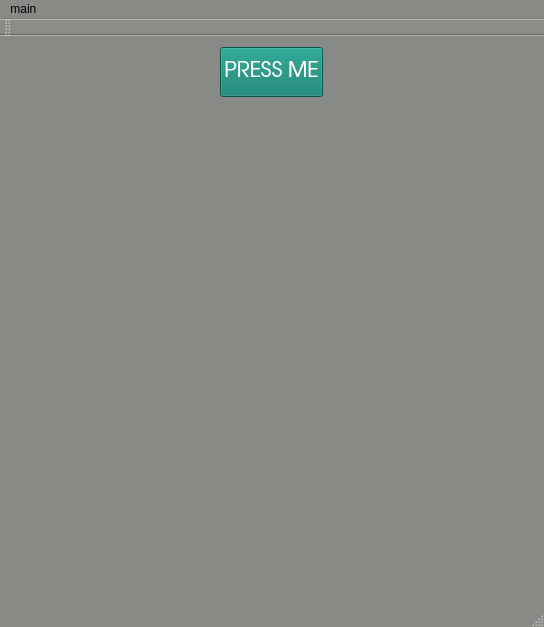
<?xml version="1.0" encoding="UTF-8"?>
<ui version="4.0">
 <class>MainWindow</class>
 <widget class="QMainWindow" name="MainWindow">
  <property name="geometry">
   <rect>
    <x>0</x>
    <y>0</y>
    <width>544</width>
    <height>627</height>
   </rect>
  </property>
  <property name="palette">
   <palette>
    <active>
     <colorrole role="WindowText">
      <brush brushstyle="SolidPattern">
       <color alpha="255">
        <red>0</red>
        <green>0</green>
        <blue>0</blue>
       </color>
      </brush>
     </colorrole>
     <colorrole role="Button">
      <brush brushstyle="SolidPattern">
       <color alpha="255">
        <red>136</red>
        <green>138</green>
        <blue>133</blue>
       </color>
      </brush>
     </colorrole>
     <colorrole role="Light">
      <brush brushstyle="SolidPattern">
       <color alpha="255">
        <red>204</red>
        <green>207</green>
        <blue>200</blue>
       </color>
      </brush>
     </colorrole>
     <colorrole role="Midlight">
      <brush brushstyle="SolidPattern">
       <color alpha="255">
        <red>170</red>
        <green>172</green>
        <blue>166</blue>
       </color>
      </brush>
     </colorrole>
     <colorrole role="Dark">
      <brush brushstyle="SolidPattern">
       <color alpha="255">
        <red>68</red>
        <green>69</green>
        <blue>66</blue>
       </color>
      </brush>
     </colorrole>
     <colorrole role="Mid">
      <brush brushstyle="SolidPattern">
       <color alpha="255">
        <red>91</red>
        <green>92</green>
        <blue>89</blue>
       </color>
      </brush>
     </colorrole>
     <colorrole role="Text">
      <brush brushstyle="SolidPattern">
       <color alpha="255">
        <red>0</red>
        <green>0</green>
        <blue>0</blue>
       </color>
      </brush>
     </colorrole>
     <colorrole role="BrightText">
      <brush brushstyle="SolidPattern">
       <color alpha="255">
        <red>255</red>
        <green>255</green>
        <blue>255</blue>
       </color>
      </brush>
     </colorrole>
     <colorrole role="ButtonText">
      <brush brushstyle="SolidPattern">
       <color alpha="255">
        <red>0</red>
        <green>0</green>
        <blue>0</blue>
       </color>
      </brush>
     </colorrole>
     <colorrole role="Base">
      <brush brushstyle="SolidPattern">
       <color alpha="255">
        <red>255</red>
        <green>255</green>
        <blue>255</blue>
       </color>
      </brush>
     </colorrole>
     <colorrole role="Window">
      <brush brushstyle="SolidPattern">
       <color alpha="255">
        <red>136</red>
        <green>138</green>
        <blue>133</blue>
       </color>
      </brush>
     </colorrole>
     <colorrole role="Shadow">
      <brush brushstyle="SolidPattern">
       <color alpha="255">
        <red>0</red>
        <green>0</green>
        <blue>0</blue>
       </color>
      </brush>
     </colorrole>
     <colorrole role="AlternateBase">
      <brush brushstyle="SolidPattern">
       <color alpha="255">
        <red>195</red>
        <green>196</green>
        <blue>194</blue>
       </color>
      </brush>
     </colorrole>
     <colorrole role="ToolTipBase">
      <brush brushstyle="SolidPattern">
       <color alpha="255">
        <red>255</red>
        <green>255</green>
        <blue>220</blue>
       </color>
      </brush>
     </colorrole>
     <colorrole role="ToolTipText">
      <brush brushstyle="SolidPattern">
       <color alpha="255">
        <red>0</red>
        <green>0</green>
        <blue>0</blue>
       </color>
      </brush>
     </colorrole>
    </active>
    <inactive>
     <colorrole role="WindowText">
      <brush brushstyle="SolidPattern">
       <color alpha="255">
        <red>0</red>
        <green>0</green>
        <blue>0</blue>
       </color>
      </brush>
     </colorrole>
     <colorrole role="Button">
      <brush brushstyle="SolidPattern">
       <color alpha="255">
        <red>136</red>
        <green>138</green>
        <blue>133</blue>
       </color>
      </brush>
     </colorrole>
     <colorrole role="Light">
      <brush brushstyle="SolidPattern">
       <color alpha="255">
        <red>204</red>
        <green>207</green>
        <blue>200</blue>
       </color>
      </brush>
     </colorrole>
     <colorrole role="Midlight">
      <brush brushstyle="SolidPattern">
       <color alpha="255">
        <red>170</red>
        <green>172</green>
        <blue>166</blue>
       </color>
      </brush>
     </colorrole>
     <colorrole role="Dark">
      <brush brushstyle="SolidPattern">
       <color alpha="255">
        <red>68</red>
        <green>69</green>
        <blue>66</blue>
       </color>
      </brush>
     </colorrole>
     <colorrole role="Mid">
      <brush brushstyle="SolidPattern">
       <color alpha="255">
        <red>91</red>
        <green>92</green>
        <blue>89</blue>
       </color>
      </brush>
     </colorrole>
     <colorrole role="Text">
      <brush brushstyle="SolidPattern">
       <color alpha="255">
        <red>0</red>
        <green>0</green>
        <blue>0</blue>
       </color>
      </brush>
     </colorrole>
     <colorrole role="BrightText">
      <brush brushstyle="SolidPattern">
       <color alpha="255">
        <red>255</red>
        <green>255</green>
        <blue>255</blue>
       </color>
      </brush>
     </colorrole>
     <colorrole role="ButtonText">
      <brush brushstyle="SolidPattern">
       <color alpha="255">
        <red>0</red>
        <green>0</green>
        <blue>0</blue>
       </color>
      </brush>
     </colorrole>
     <colorrole role="Base">
      <brush brushstyle="SolidPattern">
       <color alpha="255">
        <red>255</red>
        <green>255</green>
        <blue>255</blue>
       </color>
      </brush>
     </colorrole>
     <colorrole role="Window">
      <brush brushstyle="SolidPattern">
       <color alpha="255">
        <red>136</red>
        <green>138</green>
        <blue>133</blue>
       </color>
      </brush>
     </colorrole>
     <colorrole role="Shadow">
      <brush brushstyle="SolidPattern">
       <color alpha="255">
        <red>0</red>
        <green>0</green>
        <blue>0</blue>
       </color>
      </brush>
     </colorrole>
     <colorrole role="AlternateBase">
      <brush brushstyle="SolidPattern">
       <color alpha="255">
        <red>195</red>
        <green>196</green>
        <blue>194</blue>
       </color>
      </brush>
     </colorrole>
     <colorrole role="ToolTipBase">
      <brush brushstyle="SolidPattern">
       <color alpha="255">
        <red>255</red>
        <green>255</green>
        <blue>220</blue>
       </color>
      </brush>
     </colorrole>
     <colorrole role="ToolTipText">
      <brush brushstyle="SolidPattern">
       <color alpha="255">
        <red>0</red>
        <green>0</green>
        <blue>0</blue>
       </color>
      </brush>
     </colorrole>
    </inactive>
    <disabled>
     <colorrole role="WindowText">
      <brush brushstyle="SolidPattern">
       <color alpha="255">
        <red>68</red>
        <green>69</green>
        <blue>66</blue>
       </color>
      </brush>
     </colorrole>
     <colorrole role="Button">
      <brush brushstyle="SolidPattern">
       <color alpha="255">
        <red>136</red>
        <green>138</green>
        <blue>133</blue>
       </color>
      </brush>
     </colorrole>
     <colorrole role="Light">
      <brush brushstyle="SolidPattern">
       <color alpha="255">
        <red>204</red>
        <green>207</green>
        <blue>200</blue>
       </color>
      </brush>
     </colorrole>
     <colorrole role="Midlight">
      <brush brushstyle="SolidPattern">
       <color alpha="255">
        <red>170</red>
        <green>172</green>
        <blue>166</blue>
       </color>
      </brush>
     </colorrole>
     <colorrole role="Dark">
      <brush brushstyle="SolidPattern">
       <color alpha="255">
        <red>68</red>
        <green>69</green>
        <blue>66</blue>
       </color>
      </brush>
     </colorrole>
     <colorrole role="Mid">
      <brush brushstyle="SolidPattern">
       <color alpha="255">
        <red>91</red>
        <green>92</green>
        <blue>89</blue>
       </color>
      </brush>
     </colorrole>
     <colorrole role="Text">
      <brush brushstyle="SolidPattern">
       <color alpha="255">
        <red>68</red>
        <green>69</green>
        <blue>66</blue>
       </color>
      </brush>
     </colorrole>
     <colorrole role="BrightText">
      <brush brushstyle="SolidPattern">
       <color alpha="255">
        <red>255</red>
        <green>255</green>
        <blue>255</blue>
       </color>
      </brush>
     </colorrole>
     <colorrole role="ButtonText">
      <brush brushstyle="SolidPattern">
       <color alpha="255">
        <red>68</red>
        <green>69</green>
        <blue>66</blue>
       </color>
      </brush>
     </colorrole>
     <colorrole role="Base">
      <brush brushstyle="SolidPattern">
       <color alpha="255">
        <red>136</red>
        <green>138</green>
        <blue>133</blue>
       </color>
      </brush>
     </colorrole>
     <colorrole role="Window">
      <brush brushstyle="SolidPattern">
       <color alpha="255">
        <red>136</red>
        <green>138</green>
        <blue>133</blue>
       </color>
      </brush>
     </colorrole>
     <colorrole role="Shadow">
      <brush brushstyle="SolidPattern">
       <color alpha="255">
        <red>0</red>
        <green>0</green>
        <blue>0</blue>
       </color>
      </brush>
     </colorrole>
     <colorrole role="AlternateBase">
      <brush brushstyle="SolidPattern">
       <color alpha="255">
        <red>136</red>
        <green>138</green>
        <blue>133</blue>
       </color>
      </brush>
     </colorrole>
     <colorrole role="ToolTipBase">
      <brush brushstyle="SolidPattern">
       <color alpha="255">
        <red>255</red>
        <green>255</green>
        <blue>220</blue>
       </color>
      </brush>
     </colorrole>
     <colorrole role="ToolTipText">
      <brush brushstyle="SolidPattern">
       <color alpha="255">
        <red>0</red>
        <green>0</green>
        <blue>0</blue>
       </color>
      </brush>
     </colorrole>
    </disabled>
   </palette>
  </property>
  <property name="cursor">
   <cursorShape>OpenHandCursor</cursorShape>
  </property>
  <property name="focusPolicy">
   <enum>Qt::WheelFocus</enum>
  </property>
  <property name="contextMenuPolicy">
   <enum>Qt::NoContextMenu</enum>
  </property>
  <property name="windowTitle">
   <string>ColorCollections</string>
  </property>
  <property name="windowOpacity">
   <double>0.950000000000000</double>
  </property>
  <property name="whatsThis">
   <string>THIS IS MY FORM</string>
  </property>
  <property name="autoFillBackground">
   <bool>true</bool>
  </property>
  <property name="documentMode">
   <bool>false</bool>
  </property>
  <widget class="QWidget" name="centralWidget">
   <layout class="QVBoxLayout" name="verticalLayout_2">
    <item>
     <layout class="QVBoxLayout" name="verticalLayout">
      <property name="sizeConstraint">
       <enum>QLayout::SetDefaultConstraint</enum>
      </property>
      <item alignment="Qt::AlignHCenter">
       <widget class="QPushButton" name="pushButton">
        <property name="sizePolicy">
         <sizepolicy hsizetype="Expanding" vsizetype="Fixed">
          <horstretch>0</horstretch>
          <verstretch>0</verstretch>
         </sizepolicy>
        </property>
        <property name="minimumSize">
         <size>
          <width>50</width>
          <height>50</height>
         </size>
        </property>
        <property name="maximumSize">
         <size>
          <width>200</width>
          <height>300</height>
         </size>
        </property>
        <property name="palette">
         <palette>
          <active>
           <colorrole role="WindowText">
            <brush brushstyle="SolidPattern">
             <color alpha="255">
              <red>255</red>
              <green>255</green>
              <blue>255</blue>
             </color>
            </brush>
           </colorrole>
           <colorrole role="Button">
            <brush brushstyle="SolidPattern">
             <color alpha="255">
              <red>7</red>
              <green>123</green>
              <blue>107</blue>
             </color>
            </brush>
           </colorrole>
           <colorrole role="Light">
            <brush brushstyle="SolidPattern">
             <color alpha="255">
              <red>11</red>
              <green>185</green>
              <blue>161</blue>
             </color>
            </brush>
           </colorrole>
           <colorrole role="Midlight">
            <brush brushstyle="SolidPattern">
             <color alpha="255">
              <red>9</red>
              <green>154</green>
              <blue>134</blue>
             </color>
            </brush>
           </colorrole>
           <colorrole role="Dark">
            <brush brushstyle="SolidPattern">
             <color alpha="255">
              <red>3</red>
              <green>61</green>
              <blue>53</blue>
             </color>
            </brush>
           </colorrole>
           <colorrole role="Mid">
            <brush brushstyle="SolidPattern">
             <color alpha="255">
              <red>5</red>
              <green>82</green>
              <blue>71</blue>
             </color>
            </brush>
           </colorrole>
           <colorrole role="Text">
            <brush brushstyle="SolidPattern">
             <color alpha="255">
              <red>255</red>
              <green>255</green>
              <blue>255</blue>
             </color>
            </brush>
           </colorrole>
           <colorrole role="BrightText">
            <brush brushstyle="SolidPattern">
             <color alpha="255">
              <red>255</red>
              <green>255</green>
              <blue>255</blue>
             </color>
            </brush>
           </colorrole>
           <colorrole role="ButtonText">
            <brush brushstyle="SolidPattern">
             <color alpha="255">
              <red>255</red>
              <green>255</green>
              <blue>255</blue>
             </color>
            </brush>
           </colorrole>
           <colorrole role="Base">
            <brush brushstyle="SolidPattern">
             <color alpha="255">
              <red>0</red>
              <green>0</green>
              <blue>0</blue>
             </color>
            </brush>
           </colorrole>
           <colorrole role="Window">
            <brush brushstyle="SolidPattern">
             <color alpha="255">
              <red>7</red>
              <green>123</green>
              <blue>107</blue>
             </color>
            </brush>
           </colorrole>
           <colorrole role="Shadow">
            <brush brushstyle="SolidPattern">
             <color alpha="255">
              <red>0</red>
              <green>0</green>
              <blue>0</blue>
             </color>
            </brush>
           </colorrole>
           <colorrole role="AlternateBase">
            <brush brushstyle="SolidPattern">
             <color alpha="255">
              <red>3</red>
              <green>61</green>
              <blue>53</blue>
             </color>
            </brush>
           </colorrole>
           <colorrole role="ToolTipBase">
            <brush brushstyle="SolidPattern">
             <color alpha="255">
              <red>255</red>
              <green>255</green>
              <blue>220</blue>
             </color>
            </brush>
           </colorrole>
           <colorrole role="ToolTipText">
            <brush brushstyle="SolidPattern">
             <color alpha="255">
              <red>0</red>
              <green>0</green>
              <blue>0</blue>
             </color>
            </brush>
           </colorrole>
          </active>
          <inactive>
           <colorrole role="WindowText">
            <brush brushstyle="SolidPattern">
             <color alpha="255">
              <red>255</red>
              <green>255</green>
              <blue>255</blue>
             </color>
            </brush>
           </colorrole>
           <colorrole role="Button">
            <brush brushstyle="SolidPattern">
             <color alpha="255">
              <red>7</red>
              <green>123</green>
              <blue>107</blue>
             </color>
            </brush>
           </colorrole>
           <colorrole role="Light">
            <brush brushstyle="SolidPattern">
             <color alpha="255">
              <red>11</red>
              <green>185</green>
              <blue>161</blue>
             </color>
            </brush>
           </colorrole>
           <colorrole role="Midlight">
            <brush brushstyle="SolidPattern">
             <color alpha="255">
              <red>9</red>
              <green>154</green>
              <blue>134</blue>
             </color>
            </brush>
           </colorrole>
           <colorrole role="Dark">
            <brush brushstyle="SolidPattern">
             <color alpha="255">
              <red>3</red>
              <green>61</green>
              <blue>53</blue>
             </color>
            </brush>
           </colorrole>
           <colorrole role="Mid">
            <brush brushstyle="SolidPattern">
             <color alpha="255">
              <red>5</red>
              <green>82</green>
              <blue>71</blue>
             </color>
            </brush>
           </colorrole>
           <colorrole role="Text">
            <brush brushstyle="SolidPattern">
             <color alpha="255">
              <red>255</red>
              <green>255</green>
              <blue>255</blue>
             </color>
            </brush>
           </colorrole>
           <colorrole role="BrightText">
            <brush brushstyle="SolidPattern">
             <color alpha="255">
              <red>255</red>
              <green>255</green>
              <blue>255</blue>
             </color>
            </brush>
           </colorrole>
           <colorrole role="ButtonText">
            <brush brushstyle="SolidPattern">
             <color alpha="255">
              <red>255</red>
              <green>255</green>
              <blue>255</blue>
             </color>
            </brush>
           </colorrole>
           <colorrole role="Base">
            <brush brushstyle="SolidPattern">
             <color alpha="255">
              <red>0</red>
              <green>0</green>
              <blue>0</blue>
             </color>
            </brush>
           </colorrole>
           <colorrole role="Window">
            <brush brushstyle="SolidPattern">
             <color alpha="255">
              <red>7</red>
              <green>123</green>
              <blue>107</blue>
             </color>
            </brush>
           </colorrole>
           <colorrole role="Shadow">
            <brush brushstyle="SolidPattern">
             <color alpha="255">
              <red>0</red>
              <green>0</green>
              <blue>0</blue>
             </color>
            </brush>
           </colorrole>
           <colorrole role="AlternateBase">
            <brush brushstyle="SolidPattern">
             <color alpha="255">
              <red>3</red>
              <green>61</green>
              <blue>53</blue>
             </color>
            </brush>
           </colorrole>
           <colorrole role="ToolTipBase">
            <brush brushstyle="SolidPattern">
             <color alpha="255">
              <red>255</red>
              <green>255</green>
              <blue>220</blue>
             </color>
            </brush>
           </colorrole>
           <colorrole role="ToolTipText">
            <brush brushstyle="SolidPattern">
             <color alpha="255">
              <red>0</red>
              <green>0</green>
              <blue>0</blue>
             </color>
            </brush>
           </colorrole>
          </inactive>
          <disabled>
           <colorrole role="WindowText">
            <brush brushstyle="SolidPattern">
             <color alpha="255">
              <red>3</red>
              <green>61</green>
              <blue>53</blue>
             </color>
            </brush>
           </colorrole>
           <colorrole role="Button">
            <brush brushstyle="SolidPattern">
             <color alpha="255">
              <red>7</red>
              <green>123</green>
              <blue>107</blue>
             </color>
            </brush>
           </colorrole>
           <colorrole role="Light">
            <brush brushstyle="SolidPattern">
             <color alpha="255">
              <red>11</red>
              <green>185</green>
              <blue>161</blue>
             </color>
            </brush>
           </colorrole>
           <colorrole role="Midlight">
            <brush brushstyle="SolidPattern">
             <color alpha="255">
              <red>9</red>
              <green>154</green>
              <blue>134</blue>
             </color>
            </brush>
           </colorrole>
           <colorrole role="Dark">
            <brush brushstyle="SolidPattern">
             <color alpha="255">
              <red>3</red>
              <green>61</green>
              <blue>53</blue>
             </color>
            </brush>
           </colorrole>
           <colorrole role="Mid">
            <brush brushstyle="SolidPattern">
             <color alpha="255">
              <red>5</red>
              <green>82</green>
              <blue>71</blue>
             </color>
            </brush>
           </colorrole>
           <colorrole role="Text">
            <brush brushstyle="SolidPattern">
             <color alpha="255">
              <red>3</red>
              <green>61</green>
              <blue>53</blue>
             </color>
            </brush>
           </colorrole>
           <colorrole role="BrightText">
            <brush brushstyle="SolidPattern">
             <color alpha="255">
              <red>255</red>
              <green>255</green>
              <blue>255</blue>
             </color>
            </brush>
           </colorrole>
           <colorrole role="ButtonText">
            <brush brushstyle="SolidPattern">
             <color alpha="255">
              <red>3</red>
              <green>61</green>
              <blue>53</blue>
             </color>
            </brush>
           </colorrole>
           <colorrole role="Base">
            <brush brushstyle="SolidPattern">
             <color alpha="255">
              <red>7</red>
              <green>123</green>
              <blue>107</blue>
             </color>
            </brush>
           </colorrole>
           <colorrole role="Window">
            <brush brushstyle="SolidPattern">
             <color alpha="255">
              <red>7</red>
              <green>123</green>
              <blue>107</blue>
             </color>
            </brush>
           </colorrole>
           <colorrole role="Shadow">
            <brush brushstyle="SolidPattern">
             <color alpha="255">
              <red>0</red>
              <green>0</green>
              <blue>0</blue>
             </color>
            </brush>
           </colorrole>
           <colorrole role="AlternateBase">
            <brush brushstyle="SolidPattern">
             <color alpha="255">
              <red>7</red>
              <green>123</green>
              <blue>107</blue>
             </color>
            </brush>
           </colorrole>
           <colorrole role="ToolTipBase">
            <brush brushstyle="SolidPattern">
             <color alpha="255">
              <red>255</red>
              <green>255</green>
              <blue>220</blue>
             </color>
            </brush>
           </colorrole>
           <colorrole role="ToolTipText">
            <brush brushstyle="SolidPattern">
             <color alpha="255">
              <red>0</red>
              <green>0</green>
              <blue>0</blue>
             </color>
            </brush>
           </colorrole>
          </disabled>
         </palette>
        </property>
        <property name="font">
         <font>
          <family>URW Gothic L</family>
          <pointsize>16</pointsize>
         </font>
        </property>
        <property name="cursor">
         <cursorShape>ClosedHandCursor</cursorShape>
        </property>
        <property name="mouseTracking">
         <bool>true</bool>
        </property>
        <property name="tabletTracking">
         <bool>true</bool>
        </property>
        <property name="focusPolicy">
         <enum>Qt::WheelFocus</enum>
        </property>
        <property name="text">
         <string>PRESS ME</string>
        </property>
        <property name="checkable">
         <bool>true</bool>
        </property>
        <property name="checked">
         <bool>false</bool>
        </property>
        <property name="autoRepeat">
         <bool>false</bool>
        </property>
       </widget>
      </item>
      <item>
       <spacer name="verticalSpacer">
        <property name="orientation">
         <enum>Qt::Vertical</enum>
        </property>
        <property name="sizeHint" stdset="0">
         <size>
          <width>20</width>
          <height>40</height>
         </size>
        </property>
       </spacer>
      </item>
     </layout>
    </item>
   </layout>
  </widget>
  <widget class="QMenuBar" name="menuBar">
   <property name="geometry">
    <rect>
     <x>0</x>
     <y>0</y>
     <width>544</width>
     <height>22</height>
    </rect>
   </property>
   <widget class="QMenu" name="menumain">
    <property name="title">
     <string>main </string>
    </property>
   </widget>
   <addaction name="menumain"/>
  </widget>
  <widget class="QToolBar" name="mainToolBar">
   <attribute name="toolBarArea">
    <enum>TopToolBarArea</enum>
   </attribute>
   <attribute name="toolBarBreak">
    <bool>false</bool>
   </attribute>
  </widget>
  <widget class="QStatusBar" name="statusBar"/>
 </widget>
 <layoutdefault spacing="6" margin="11"/>
 <resources/>
 <connections>
  <connection>
   <sender>pushButton</sender>
   <signal>clicked(bool)</signal>
   <receiver>MainWindow</receiver>
   <slot>setAnimated(bool)</slot>
   <hints>
    <hint type="sourcelabel">
     <x>186</x>
     <y>321</y>
    </hint>
    <hint type="destinationlabel">
     <x>186</x>
     <y>313</y>
    </hint>
   </hints>
  </connection>
 </connections>
</ui>
